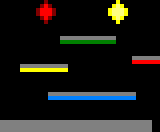

Below is a game level as drawn by its tile map, then a one-line description and the .tmx file that defines it, in full:
An orthogonal 40x33 tile map with 4x4 px tiles, 1 tile layer (Capa de Patrones 1).

<map version="1.0" orientation="orthogonal" renderorder="right-down" width="40" height="33" tilewidth="4" tileheight="4" nextobjectid="1">
 <tileset firstgid="1" name="CPCpaleta" tilewidth="4" tileheight="4" tilecount="27" columns="9">
  <image source="CPCpaleta.png" width="36" height="12" />
 </tileset>
 <layer name="Capa de Patrones 1" width="40" height="33">
  <data encoding="csv">
1,1,1,1,1,1,1,1,1,1,1,4,1,1,1,1,1,1,1,1,1,1,1,1,1,1,1,1,1,25,1,1,1,1,1,1,1,1,1,1,
1,1,1,1,1,1,1,1,1,1,4,7,4,1,1,1,1,1,1,1,1,1,1,1,1,1,1,1,25,26,25,1,1,1,1,1,1,1,1,1,
1,1,1,1,1,1,1,1,1,4,7,7,7,4,1,1,1,1,1,1,1,1,1,1,1,1,1,25,26,26,26,25,1,1,1,1,1,1,1,1,
1,1,1,1,1,1,1,1,1,4,7,7,7,4,1,1,1,1,1,1,1,1,1,1,1,1,1,25,26,26,26,25,1,1,1,1,1,1,1,1,
1,1,1,1,1,1,1,1,1,1,4,7,4,1,1,1,1,1,1,1,1,1,1,1,1,1,1,1,25,26,25,1,1,1,1,1,1,1,1,1,
1,1,1,1,1,1,1,1,1,1,1,4,1,1,1,1,1,1,1,1,1,1,1,1,1,1,1,1,1,25,1,1,1,1,1,1,1,1,1,1,
1,1,1,1,1,1,1,1,1,1,1,1,1,1,1,1,1,1,1,1,1,1,1,1,1,1,1,1,1,1,1,1,1,1,1,1,1,1,1,1,
1,1,1,1,1,1,1,1,1,1,1,1,1,1,1,1,1,1,1,1,1,1,1,1,1,1,1,1,1,1,1,1,1,1,1,1,1,1,1,1,
1,1,1,1,1,1,1,1,1,1,1,1,1,1,1,1,1,1,1,1,1,1,1,1,1,1,1,1,1,1,1,1,1,1,1,1,1,1,1,1,
1,1,1,1,1,1,1,1,1,1,1,1,1,1,1,14,14,14,14,14,14,14,14,14,14,14,14,14,14,1,1,1,1,1,1,1,1,1,1,1,
1,1,1,1,1,1,1,1,1,1,1,1,1,1,1,10,10,10,10,10,10,10,10,10,10,10,10,10,10,1,1,1,1,1,1,1,1,1,1,1,
1,1,1,1,1,1,1,1,1,1,1,1,1,1,1,1,1,1,1,1,1,1,1,1,1,1,1,1,1,1,1,1,1,1,1,1,1,1,1,1,
1,1,1,1,1,1,1,1,1,1,1,1,1,1,1,1,1,1,1,1,1,1,1,1,1,1,1,1,1,1,1,1,1,1,1,1,1,1,1,1,
1,1,1,1,1,1,1,1,1,1,1,1,1,1,1,1,1,1,1,1,1,1,1,1,1,1,1,1,1,1,1,1,1,1,1,1,1,1,1,1,
1,1,1,1,1,1,1,1,1,1,1,1,1,1,1,1,1,1,1,1,1,1,1,1,1,1,1,1,1,1,1,1,1,14,14,14,14,14,14,14,
1,1,1,1,1,1,1,1,1,1,1,1,1,1,1,1,1,1,1,1,1,1,1,1,1,1,1,1,1,1,1,1,1,7,7,7,7,7,7,7,
1,1,1,1,1,14,14,14,14,14,14,14,14,14,14,14,14,1,1,1,1,1,1,1,1,1,1,1,1,1,1,1,1,1,1,1,1,1,1,1,
1,1,1,1,1,25,25,25,25,25,25,25,25,25,25,25,25,1,1,1,1,1,1,1,1,1,1,1,1,1,1,1,1,1,1,1,1,1,1,1,
1,1,1,1,1,1,1,1,1,1,1,1,1,1,1,1,1,1,1,1,1,1,1,1,1,1,1,1,1,1,1,1,1,1,1,1,1,1,1,1,
1,1,1,1,1,1,1,1,1,1,1,1,1,1,1,1,1,1,1,1,1,1,1,1,1,1,1,1,1,1,1,1,1,1,1,1,1,1,1,1,
1,1,1,1,1,1,1,1,1,1,1,1,1,1,1,1,1,1,1,1,1,1,1,1,1,1,1,1,1,1,1,1,1,1,1,1,1,1,1,1,
1,1,1,1,1,1,1,1,1,1,1,1,1,1,1,1,1,1,1,1,1,1,1,1,1,1,1,1,1,1,1,1,1,1,1,1,1,1,1,1,
1,1,1,1,1,1,1,1,1,1,1,1,1,1,1,1,1,1,1,1,1,1,1,1,1,1,1,1,1,1,1,1,1,1,1,1,1,1,1,1,
1,1,1,1,1,1,1,1,1,1,1,1,14,14,14,14,14,14,14,14,14,14,14,14,14,14,14,14,14,14,14,14,14,14,1,1,1,1,1,1,
1,1,1,1,1,1,1,1,1,1,1,1,12,12,12,12,12,12,12,12,12,12,12,12,12,12,12,12,12,12,12,12,12,12,1,1,1,1,1,1,
1,1,1,1,1,1,1,1,1,1,1,1,1,1,1,1,1,1,1,1,1,1,1,1,1,1,1,1,1,1,1,1,1,1,1,1,1,1,1,1,
1,1,1,1,1,1,1,1,1,1,1,1,1,1,1,1,1,1,1,1,1,1,1,1,1,1,1,1,1,1,1,1,1,1,1,1,1,1,1,1,
1,1,1,1,1,1,1,1,1,1,1,1,1,1,1,1,1,1,1,1,1,1,1,1,1,1,1,1,1,1,1,1,1,1,1,1,1,1,1,1,
1,1,1,1,1,1,1,1,1,1,1,1,1,1,1,1,1,1,1,1,1,1,1,1,1,1,1,1,1,1,1,1,1,1,1,1,1,1,1,1,
1,1,1,1,1,1,1,1,1,1,1,1,1,1,1,1,1,1,1,1,1,1,1,1,1,1,1,1,1,1,1,1,1,1,1,1,1,1,1,1,
14,14,14,14,14,14,14,14,14,14,14,14,14,14,14,14,14,14,14,14,14,14,14,14,14,14,14,14,14,14,14,14,14,14,14,14,14,14,1,1,
14,14,14,14,14,14,14,14,14,14,14,14,14,14,14,14,14,14,14,14,14,14,14,14,14,14,14,14,14,14,14,14,14,14,14,14,14,14,1,1,
14,14,14,14,14,14,14,14,14,14,14,14,14,14,14,14,14,14,14,14,14,14,14,14,14,14,14,14,14,14,14,14,14,14,14,14,14,14,1,1
</data>
 </layer>
</map>
